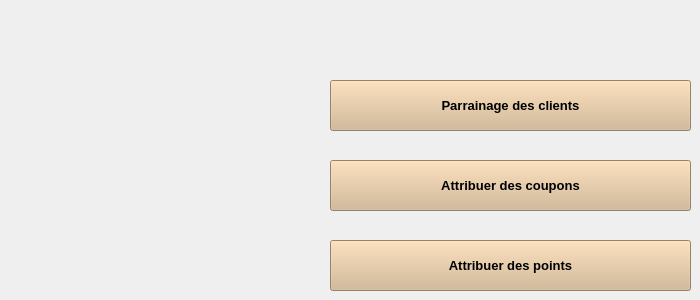
      <widget class="QWidget" name="page_27">
       <widget class="QPushButton" name="Fidelisation_client_2">
        <property name="geometry">
         <rect>
          <x>330</x>
          <y>80</y>
          <width>361</width>
          <height>51</height>
         </rect>
        </property>
        <property name="font">
         <font>
          <pointsize>10</pointsize>
          <weight>75</weight>
          <bold>true</bold>
         </font>
        </property>
        <property name="styleSheet">
         <string notr="true">background-color:tan;</string>
        </property>
        <property name="text">
         <string>Parrainage des clients</string>
        </property>
       </widget>
       <widget class="QPushButton" name="Fidelisation_client_3">
        <property name="geometry">
         <rect>
          <x>330</x>
          <y>160</y>
          <width>361</width>
          <height>51</height>
         </rect>
        </property>
        <property name="font">
         <font>
          <pointsize>10</pointsize>
          <weight>75</weight>
          <bold>true</bold>
         </font>
        </property>
        <property name="styleSheet">
         <string notr="true">background-color:tan;</string>
        </property>
        <property name="text">
         <string>Attribuer des coupons</string>
        </property>
       </widget>
       <widget class="QPushButton" name="Fidelisation_client_4">
        <property name="geometry">
         <rect>
          <x>330</x>
          <y>240</y>
          <width>361</width>
          <height>51</height>
         </rect>
        </property>
        <property name="font">
         <font>
          <pointsize>10</pointsize>
          <weight>75</weight>
          <bold>true</bold>
         </font>
        </property>
        <property name="styleSheet">
         <string notr="true">background-color:tan;</string>
        </property>
        <property name="text">
         <string>Attribuer des points</string>
        </property>
       </widget>
      </widget>
